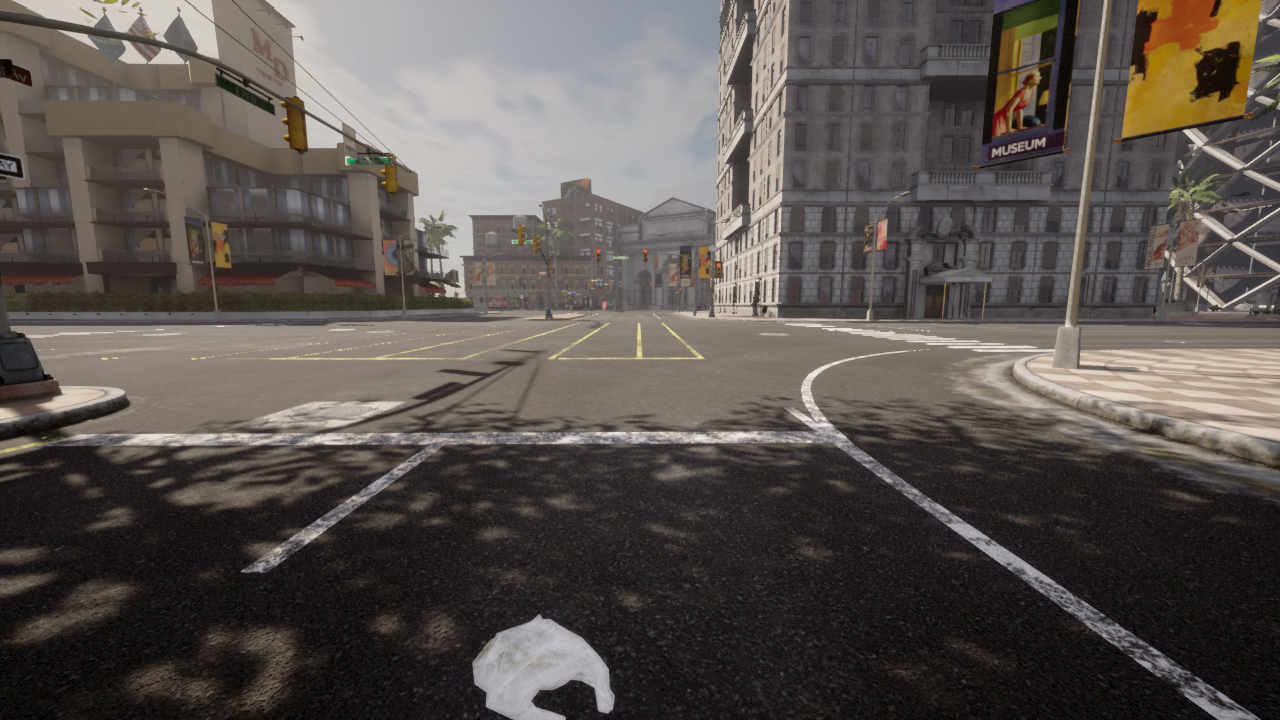
#> input picture recs/1857.png, 1280 x 720 px
$ python curved_lane_detection.py   (older library calls are emulated)
#> lines starting #> are read from the running program, lines starting #| are printed output that depends on the picture; after the words box and inside, x2 and y2 are one past the last pixel; in counts of white or black regions, pixels touching at a corner belong together; long printed decimals are rounded
from ast import Delete
from turtle import distance
import numpy as np
import pandas as pd
import cv2
import os
import glob
import matplotlib.pyplot as plt
import pickle

left_a, left_b, left_c = [],[],[]
right_a, right_b, right_c = [],[],[]

# [33 lines left out: function undistort_img, not called in this run]

def undistort(img, cal_dir='camera_cal/cal_pickle.p'):
    #cv2.imwrite('camera_cal/test_cal.jpg', dst)
    with open(cal_dir, mode='rb') as f:
        file = pickle.load(f)
    mtx = file['mtx']
    dist = file['dist']
    dst = cv2.undistort(img, mtx, dist, None, mtx)

    return dst


def pipeline(img, s_thresh=(50, 255), sx_thresh=(50, 255)):
    img = undistort(img)
    img = np.copy(img)
    # Convert to HLS color space and separate the V channel
    hls = cv2.cvtColor(img, cv2.COLOR_RGB2HLS).astype(np.float)
    l_channel = hls[:,:,1]
    s_channel = hls[:,:,2]
    h_channel = hls[:,:,0]
    # Sobel x
    sobelx = cv2.Sobel(l_channel, cv2.CV_64F, 1, 1) # Take the derivative in x
    abs_sobelx = np.absolute(sobelx) # Absolute x derivative to accentuate lines away from horizontal
    scaled_sobel = np.uint8(255*abs_sobelx/np.max(abs_sobelx))

    # Threshold x gradient
    sxbinary = np.zeros_like(scaled_sobel)
    sxbinary[(scaled_sobel >= sx_thresh[0]) & (scaled_sobel <= sx_thresh[1])] = 1

    # Threshold color channel
    s_binary = np.zeros_like(s_channel)
    s_binary[(s_channel >= s_thresh[0]) & (s_channel <= s_thresh[1])] = 1

    color_binary = np.dstack((np.zeros_like(sxbinary), sxbinary, s_binary)) * 255

    combined_binary = np.zeros_like(sxbinary)
    combined_binary[(s_binary == 1) | (sxbinary == 1)] = 1
    return combined_binary

def perspective_warp(img,
                     dst_size=(1280,720),
                     src=np.float32([(400,380), (880,380), (0,720),  (1280,720)]),
                     dst=np.float32([(0,0), (1280, 0), (0,720), (1280,720)])):
    # For destination points, I'm arbitrarily choosing some points to be
    # a nice fit for displaying our warped result
    # again, not exact, but close enough for our purposes
    # Given src and dst points, calculate the perspective transform matrix
    M = cv2.getPerspectiveTransform(src, dst)
    # Warp the image using OpenCV warpPerspective()
    warped = cv2.warpPerspective(img, M, dst_size)
    return warped

def inv_perspective_warp(img,
                     dst_size=(1280,720),
                     src=np.float32([(0,0), (1280, 0), (0,720), (1280,720)]),
                     dst=np.float32([(400,380), (880,380), (0,720),  (1280,720)])):
    # For destination points, I'm arbitrarily choosing some points to be
    # a nice fit for displaying our warped result
    # again, not exact, but close enough for our purposes
    # Given src and dst points, calculate the perspective transform matrix
    M = cv2.getPerspectiveTransform(src, dst)
    # Warp the image using OpenCV warpPerspective()
    warped = cv2.warpPerspective(img, M, dst_size)
    return warped

def get_hist(img):
    hist = np.sum(img[img.shape[0]//2:,:], axis=0)
    return hist

def sliding_window(img, nwindows=9, margin=150, minpix = 1, draw_windows=True):
    global left_a, left_b, left_c,right_a, right_b, right_c
    left_fit_= np.empty(3)
    right_fit_ = np.empty(3)
    out_img = np.dstack((img, img, img))*255

    histogram = get_hist(img)
    # find peaks of left and right halves
    midpoint = int(histogram.shape[0]/2)
    print('midpoint: ' + str(midpoint) + '\n')
    leftx_base = np.argmax(histogram[:midpoint])
    rightx_base = np.argmax(histogram[midpoint:]) + midpoint
    print('leftx_base: ' + str(leftx_base) + '\n')
    print('rightx_base: ' + str(rightx_base) + '\n')

    # Set height of windows
    window_height = np.int(img.shape[0]/nwindows)
    # Identify the x and y positions of all nonzero pixels in the image
    nonzero = img.nonzero()
    nonzeroy = np.array(nonzero[0])
    nonzerox = np.array(nonzero[1])
    # Current positions to be updated for each window
    leftx_current = leftx_base#-80
    rightx_current = rightx_base#+80


    # Create empty lists to receive left and right lane pixel indices
    left_lane_inds = []
    right_lane_inds = []

    # Step through the windows one by one
    for window in range(nwindows):
        # Identify window boundaries in x and y (and right and left)
        win_y_low = img.shape[0] - (window+1)*window_height
        win_y_high = img.shape[0] - window*window_height
        win_xleft_low = leftx_current - margin
        win_xleft_high = leftx_current + margin
        win_xright_low = rightx_current - margin
        win_xright_high = rightx_current + margin
        # Draw the windows on the visualization image
        if draw_windows == True:
            cv2.rectangle(out_img,(win_xleft_low,win_y_low),(win_xleft_high,win_y_high),
            (100,255,255), 3)
            cv2.rectangle(out_img,(win_xright_low,win_y_low),(win_xright_high,win_y_high),
            (100,255,255), 3)
        # Identify the nonzero pixels in x and y within the window
        good_left_inds = ((nonzeroy >= win_y_low) & (nonzeroy < win_y_high) &
        (nonzerox >= win_xleft_low) &  (nonzerox < win_xleft_high)).nonzero()[0]
        good_right_inds = ((nonzeroy >= win_y_low) & (nonzeroy < win_y_high) &
        (nonzerox >= win_xright_low) &  (nonzerox < win_xright_high)).nonzero()[0]
        # Append these indices to the lists
        left_lane_inds.append(good_left_inds)
        right_lane_inds.append(good_right_inds)
        # If you found > minpix pixels, recenter next window on their mean position
        if len(good_left_inds) > minpix:
            leftx_current = np.int(np.mean(nonzerox[good_left_inds]))
        if len(good_right_inds) > minpix:
            rightx_current = np.int(np.mean(nonzerox[good_right_inds]))


        if len(good_right_inds) > minpix:
            rightx_current = np.int(np.mean([leftx_current +900, np.mean(nonzerox[good_right_inds])]))
        elif len(good_left_inds) > minpix:
            rightx_current = np.int(np.mean([np.mean(nonzerox[good_left_inds]) +900, rightx_current]))
        if len(good_left_inds) > minpix:
            leftx_current = np.int(np.mean([rightx_current -900, np.mean(nonzerox[good_left_inds])]))
        elif len(good_right_inds) > minpix:
            leftx_current = np.int(np.mean([np.mean(nonzerox[good_right_inds]) -900, leftx_current]))


    # Concatenate the arrays of indices
    left_lane_inds = np.concatenate(left_lane_inds)
    right_lane_inds = np.concatenate(right_lane_inds)

    # Extract left and right line pixel positions
    leftx = nonzerox[left_lane_inds]
    lefty = nonzeroy[left_lane_inds]
    rightx = nonzerox[right_lane_inds]
    righty = nonzeroy[right_lane_inds]

    # Fit a second order polynomial to each
    left_fit = np.polyfit(lefty, leftx, 2)
    right_fit = np.polyfit(righty, rightx, 2)

    left_a.append(left_fit[0])
    left_b.append(left_fit[1])
    left_c.append(left_fit[2])

    right_a.append(right_fit[0])
    right_b.append(right_fit[1])
    right_c.append(right_fit[2])

    left_fit_[0] = np.mean(left_a[-10:])
    left_fit_[1] = np.mean(left_b[-10:])
    left_fit_[2] = np.mean(left_c[-10:])

    right_fit_[0] = np.mean(right_a[-10:])
    right_fit_[1] = np.mean(right_b[-10:])
    right_fit_[2] = np.mean(right_c[-10:])

    # Generate x and y values for plotting
    ploty = np.linspace(0, img.shape[0]-1, img.shape[0] )
    left_fitx = left_fit_[0]*ploty**2 + left_fit_[1]*ploty + left_fit_[2]
    right_fitx = right_fit_[0]*ploty**2 + right_fit_[1]*ploty + right_fit_[2]

    out_img[nonzeroy[left_lane_inds], nonzerox[left_lane_inds]] = [255, 0, 100]
    out_img[nonzeroy[right_lane_inds], nonzerox[right_lane_inds]] = [0, 100, 255]

    return out_img, (left_fitx, right_fitx), (left_fit_, right_fit_), ploty

# [20 lines left out: function get_curve, not called in this run]

def draw_lanes(img, left_fit, right_fit):
    ploty = np.linspace(0, img.shape[0]-1, img.shape[0])
    color_img = np.zeros_like(img)

    left = np.array([np.transpose(np.vstack([left_fit, ploty]))])
    right = np.array([np.flipud(np.transpose(np.vstack([right_fit, ploty])))])
    points = np.hstack((left, right))

    centerleft = np.array([np.transpose(np.vstack([left_fit + (right_fit-left_fit)/2 - 2, ploty]))])
    centerright = np.array([np.flipud(np.transpose(np.vstack([right_fit - (right_fit-left_fit)/2 + 2, ploty])))])
    divider = np.hstack((centerleft, centerright))

    Ldirection = np.array([np.transpose(np.vstack([left_fit*0 + 638, ploty]))])
    Rdirection = np.array([np.flipud(np.transpose(np.vstack([left_fit*0 + 641, ploty])))])
    direction = np.hstack((Ldirection, Rdirection))

    cv2.fillPoly(color_img, np.int_(points), (0,200,100))
    cv2.fillPoly(color_img, np.int_(divider), (255,0,0))
    cv2.fillPoly(color_img, np.int_(direction), (0,0,255))

    inv_perspective = inv_perspective_warp(color_img)
    inv_perspective = cv2.addWeighted(img, 1, inv_perspective, 0.7, 0)

    ld = Ldirection[0,280,0]
    rd = Rdirection[0,280,0]
    cl = centerleft[0,280,0]
    cr = centerright[0,280,0]
    max_dist=abs(rd-cl)
    if cl>rd:
        max_dist=abs(rd-cl)
    if cr<ld:
        max_dist=-abs(cr-ld)
    return inv_perspective, max_dist

# [6 lines left out: function detect_steering, not called in this run]

def main():
    img = cv2.imread('recs/1857.png')
#> img is the input picture: shape (720, 1280, 3); mean B, G, R 79, 83.1, 89.6
    img = cv2.cvtColor(img, cv2.COLOR_BGR2RGB)
    dst = pipeline(img)
#> (reads camera_cal/cal_pickle.p from the repository)
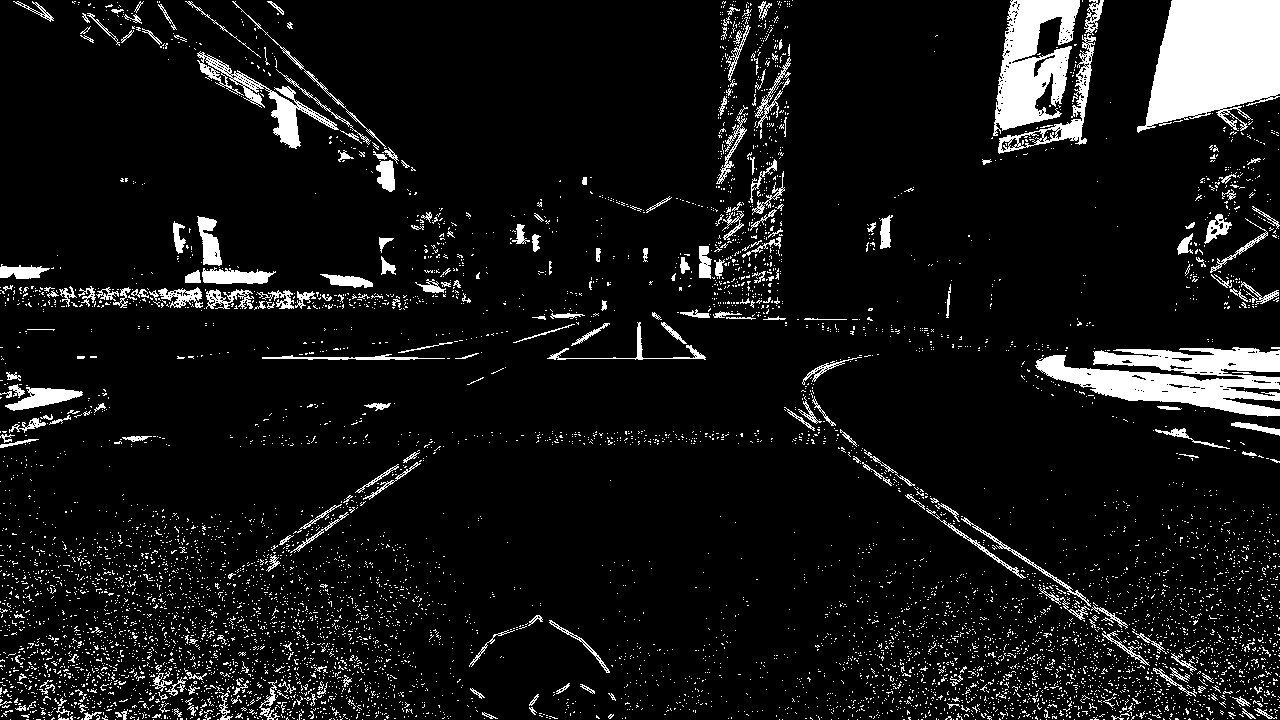
#> dst: shape (720, 1280); values 0 (black) and 1 (white), 8.5% white; 7270 white regions (6993 under 20 px), largest, box (x1, y1, x2, y2) and area: (1137, 0, 1280, 133) 13776, (1035, 347, 1280, 417) 9526, (993, 0, 1080, 136) 6771
    dst = perspective_warp(dst, dst_size=(1280,720))
#> in perspective_warp, `M = cv2.getPerspectiveTransform(src, dst)`: M = [[-3.09, -3.64, 2618.2], [-3.55e-16, -6.55, 2487.3], [0, -0.00568, 1]]
#> in perspective_warp, `warped = cv2.warpPerspective(img, M, dst_size)`: warped: shape (720, 1280); values 0 (black) and 1 (white), 3.2% white; 3845 white regions (3686 under 20 px), largest, box (x1, y1, x2, y2) and area: (1007, 106, 1044, 203) 1141, (1149, 463, 1216, 606) 1102, (0, 115, 46, 150) 984

    # Visualize undistortion
    plt.imshow(img)
    plt.show()
    plt.imshow(dst)
    plt.show()

    out_img, curves, lanes, ploty = sliding_window(dst)
#> in get_hist, `hist = np.sum(img[img.shape[0]//2:,:], axis=0)`: hist = 1280 values, max 70 at index 150, min 0 at index 405, mean 15.6
#> in sliding_window, `histogram = get_hist(img)`: histogram has the same summary as hist in get_hist
#| midpoint: 640
#> in sliding_window, `leftx_base = np.argmax(histogram[:midpoint])`: leftx_base = 150
#> in sliding_window, `rightx_base = np.argmax(histogram[midpoint:]) + midpoint`: rightx_base = 1143
#| leftx_base: 150
#| rightx_base: 1143
#> in sliding_window, `nonzero = img.nonzero()`: nonzero = 29810 positions, rows 0 to 719, columns 0 to 1279
#> in sliding_window, `leftx_current = leftx_base#-80`: leftx_current = 150
#> in sliding_window, `rightx_current = rightx_base#+80`: rightx_current = 1143
#> the loop in sliding_window, `for window in range(nwindows):` made 9 passes
#> (win_xleft_low, win_xleft_high, win_xright_low, win_xright_high, leftx_current, rightx_current) on passes 1 to 9: (0, 300, 993, 1293, 175, 1101), (25, 325, 951, 1251, 191, 1114), (41, 341, 964, 1264, 172, 1099), (22, 322, 949, 1249, 167, 1087), (17, 317, 937, 1237, 188, 1088), (38, 338, 938, 1238, 174, 1065), (24, 324, 915, 1215, 174, 1058), (24, 324, 908, 1208, 59, 985), (-91, 209, 835, 1135, 190, 1084)
#> after the loop in sliding_window, `for window in range(nwindows):`:
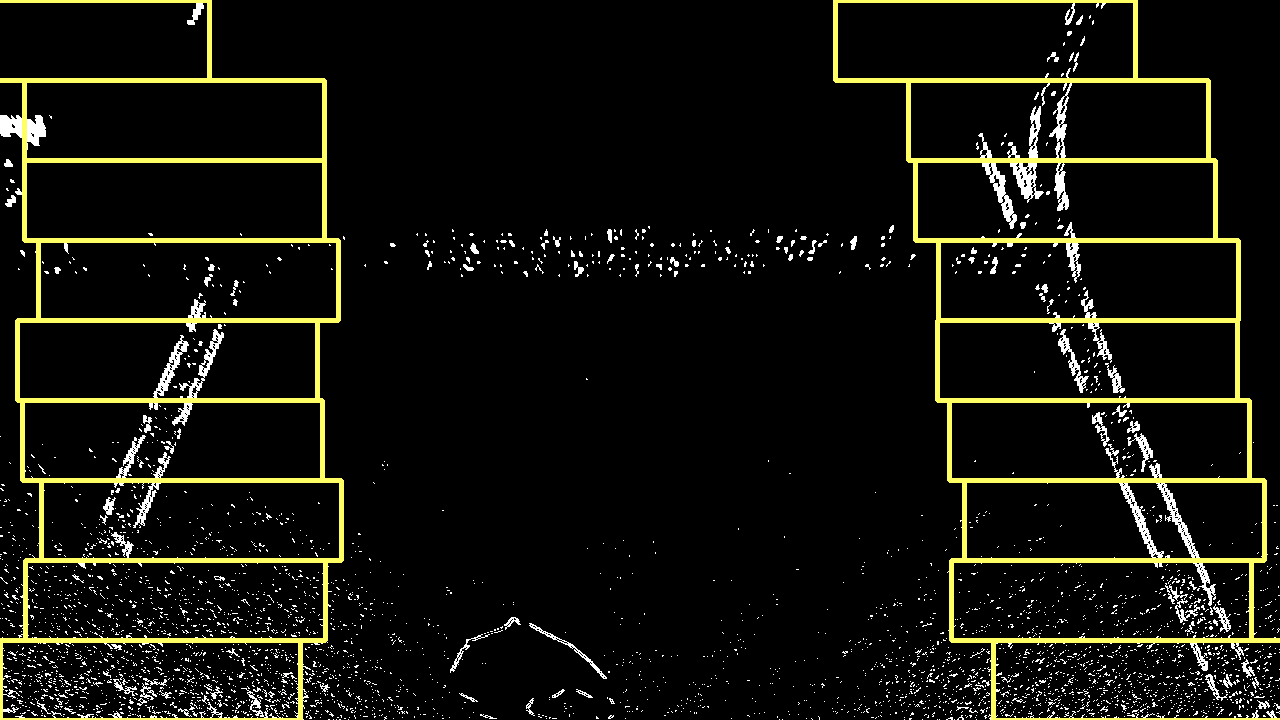
#> out_img: shape (720, 1280, 3); mean of channels 0, 1, 2 12.2, 19.1, 19.1; drawn as B, G, R
#> after the loop in sliding_window, `for window in range(nwindows):`: left_lane_inds = 9 items
#> in sliding_window, `left_lane_inds = np.concatenate(left_lane_inds)`: left_lane_inds = 10365 values, max 29738 at index 3686, min 0 at index 10187, mean 16839.5
#> in sliding_window, `right_lane_inds = np.concatenate(right_lane_inds)`: right_lane_inds = 13406 values, max 29809 at index 3127, min 8 at index 12972, mean 13094.3
#> in sliding_window, `leftx = nonzerox[left_lane_inds]`: leftx = 10365 values, max 340 at index 6006, min 0 at index 279, mean 154.1
#> in sliding_window, `lefty = nonzeroy[left_lane_inds]`: lefty = 10365 values, max 719 at index 3607, min 0 at index 10187, mean 519.8
#> in sliding_window, `rightx = nonzerox[right_lane_inds]`: rightx = 13406 values, max 1279 at index 358, min 952 at index 9140, mean 1105.6
#> in sliding_window, `righty = nonzeroy[right_lane_inds]`: righty = 13406 values, max 719 at index 3089, min 0 at index 12972, mean 427.2
#> in sliding_window, `left_fit = np.polyfit(lefty, leftx, 2)`: left_fit = [-0.000306, 0.3, 90.05]
#> in sliding_window, `right_fit = np.polyfit(righty, rightx, 2)`: right_fit = [-3.72e-05, 0.267, 1000]
#> lanes = ([-0.000306, 0.3, 90.05], [-3.72e-05, 0.267, 1000]); ploty = 720 values from 0 to 719
    plt.imshow(out_img)
    plt.show()
    print(np.asarray(curves).shape)
#| (2, 720)
    img_, dist = draw_lanes(img, curves[0], curves[1])
#> in draw_lanes, `left = np.array([np.transpose(np.vstack([left_fit, ploty]))])`: left = 720 pairs, first value 90.05 to 163.8, second value 0 to 719
#> in draw_lanes, `right = np.array([np.flipud(np.transpose(np.vstack([right_fit, ploty])..`: right = 720 pairs, first value 1000 to 1172.7, second value 0 to 719
#> in draw_lanes, `points = np.hstack((left, right))`: points = 1440 pairs, first value 90.05 to 1172.7, second value 0 to 719
#> in draw_lanes, `centerleft = np.array([np.transpose(np.vstack([left_fit + (right_fit-l..`: centerleft = 720 pairs, first value 543 to 658.3, second value 0 to 719
#> in draw_lanes, `centerright = np.array([np.flipud(np.transpose(np.vstack([right_fit - ..`: centerright = 720 pairs, first value 547 to 662.3, second value 0 to 719
#> in draw_lanes, `divider = np.hstack((centerleft, centerright))`: divider = 1440 pairs, first value 543 to 662.3, second value 0 to 719
#> in draw_lanes, `Ldirection = np.array([np.transpose(np.vstack([left_fit*0 + 638, ploty..`: Ldirection = 720 pairs, first value 638 to 638, second value 0 to 719
#> in draw_lanes, `Rdirection = np.array([np.flipud(np.transpose(np.vstack([left_fit*0 + ..`: Rdirection = 720 pairs, first value 641 to 641, second value 0 to 719
#> in draw_lanes, `direction = np.hstack((Ldirection, Rdirection))`: direction = 1440 pairs, first value 638 to 641, second value 0 to 719
#> in draw_lanes, `cv2.fillPoly(color_img, np.int_(direction), (0,0,255))`:
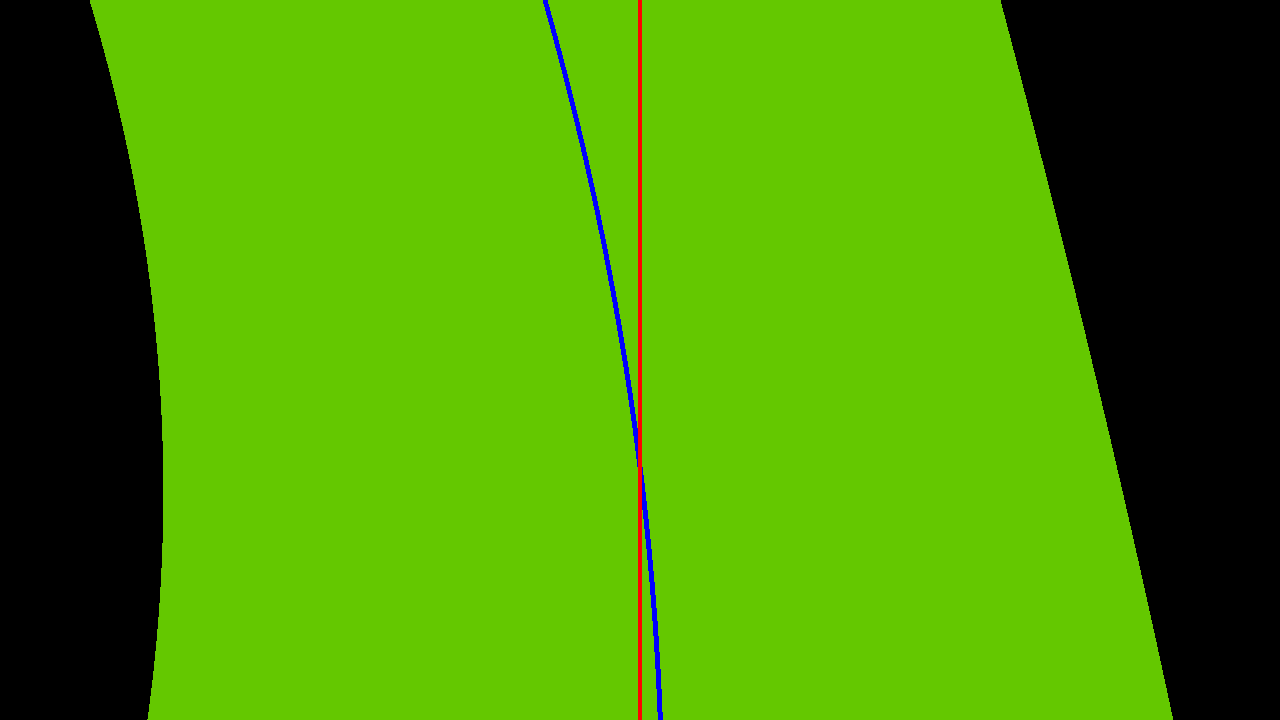
#> color_img: shape (720, 1280, 3); mean of channels 0, 1, 2 1, 146.3, 74; drawn as B, G, R
#> in inv_perspective_warp, `M = cv2.getPerspectiveTransform(src, dst)`: M = [[0.375, -0.556, 400], [0, -0.153, 380], [0, -0.000868, 1]]
#> in draw_lanes, `inv_perspective = cv2.addWeighted(img, 1, inv_perspective, 0.7, 0)`:
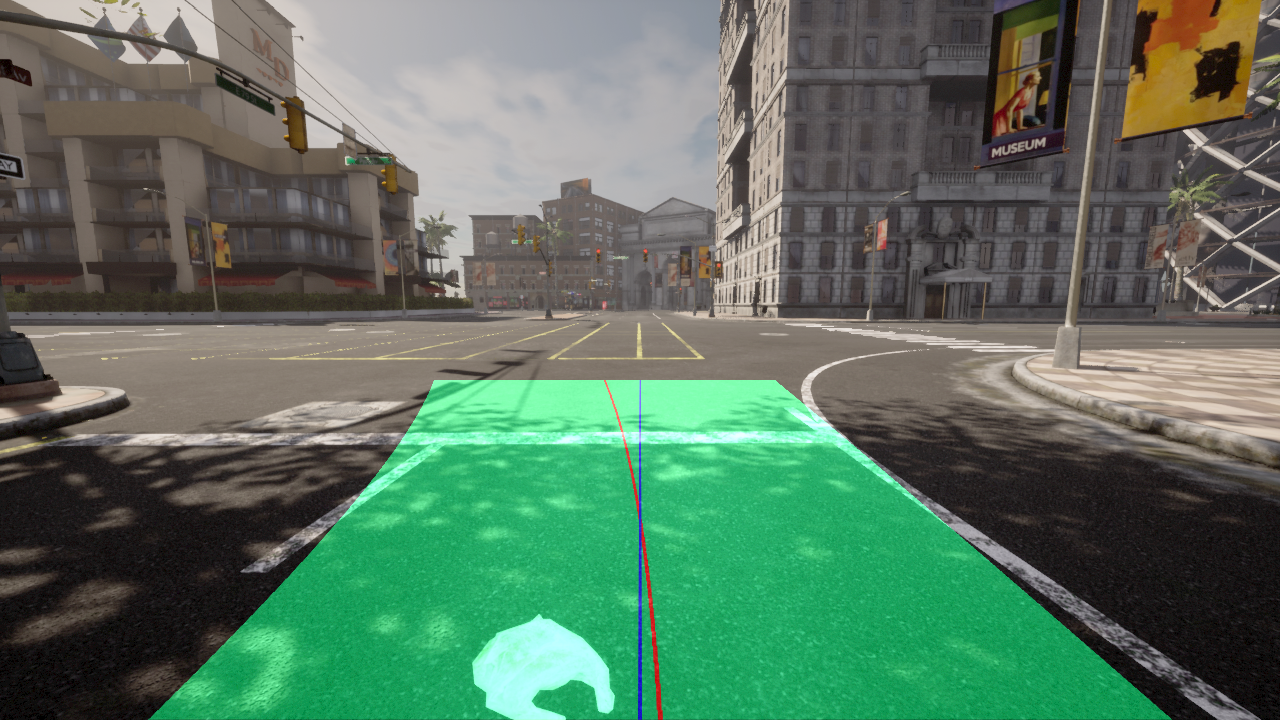
#> inv_perspective: shape (720, 1280, 3); mean R, G, B 89.8, 116.5, 96.3
#> in draw_lanes, `ld = Ldirection[0,280,0]`: ld = 638
#> in draw_lanes, `rd = Rdirection[0,280,0]`: rd = 641
#> in draw_lanes, `cl = centerleft[0,280,0]`: cl = 609
#> in draw_lanes, `cr = centerright[0,280,0]`: cr = 638.5
#> in draw_lanes, `max_dist=abs(rd-cl)`: max_dist = 32
#> dist = 32
    print("Distance between lane center and car direction marker: %f"%dist)
#| Distance between lane center and car direction marker: 32.004
    plt.imshow(img_, cmap='hsv')
    plt.show()

if __name__ == '__main__':
    main()
